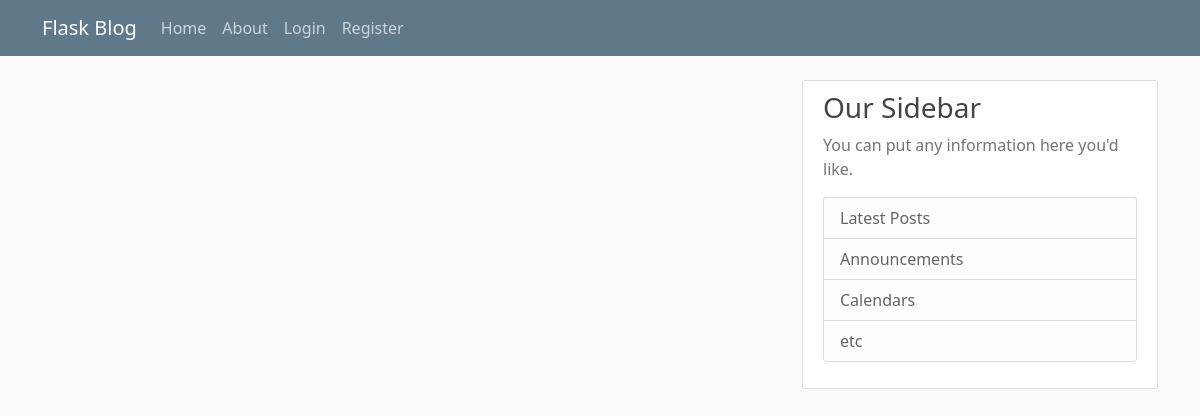
Page /home on the earlier database version.
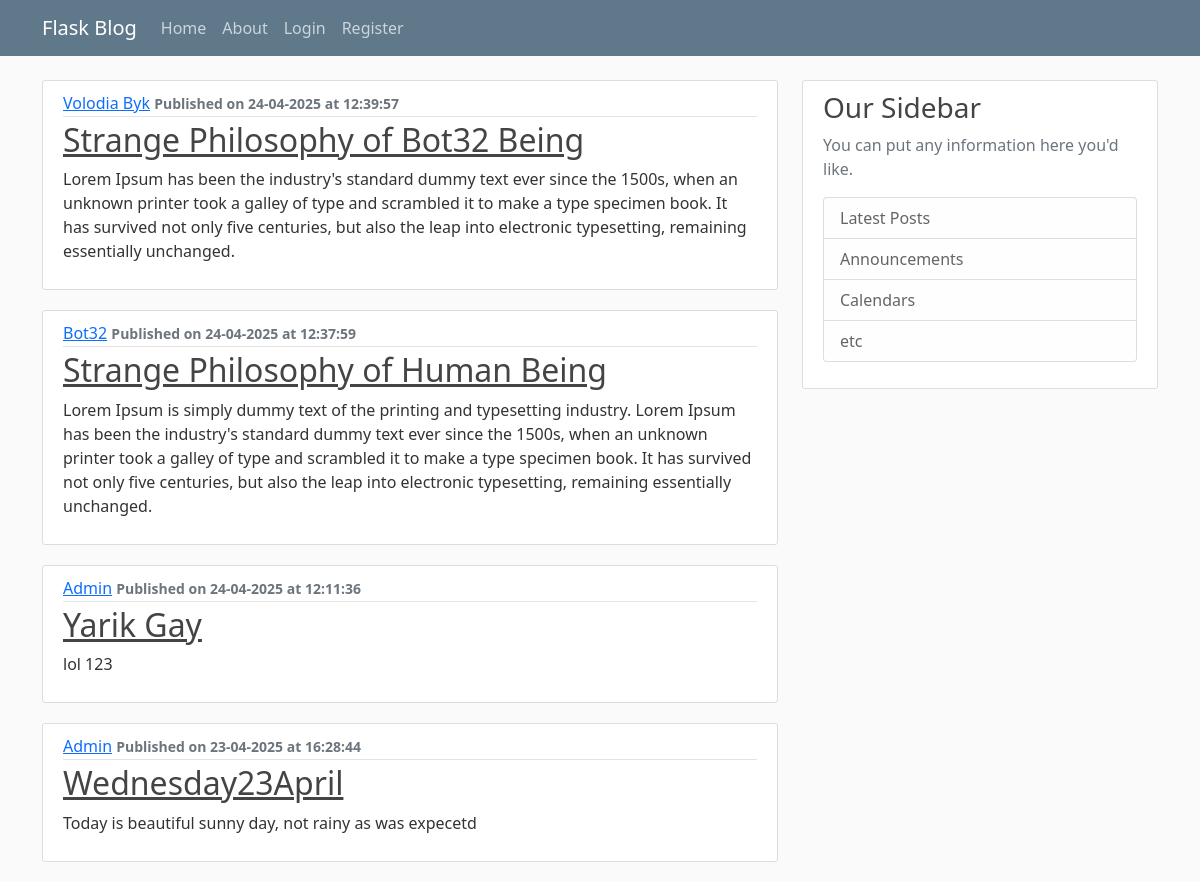
Same page on the later database version.
### flaskstart/models.py (models this page shows, shortened)
class Post(db.Model):
    id = db.Column(db.Integer, primary_key=True)
    title = db.Column(db.String(100), nullable=False)
    date_posted = db.Column(db.DateTime, nullable=False, default=datetime.utcnow)
    content = db.Column(db.Text, nullable=False)
    user_id = db.Column(db.Integer, db.ForeignKey('user.id'), nullable=False)

class User(db.Model, UserMixin):
    id = db.Column(db.Integer, primary_key=True)
    username = db.Column(db.String(20), unique=True, nullable=False)
    email = db.Column(db.String(120), unique=True, nullable=False)
    image_file = db.Column(db.String(20), nullable=False, default='default.jpg')
    password = db.Column(db.String(60), nullable=False)
    posts = db.relationship('Post', backref='author', lazy=True)

### flaskstart/routes.py (the view)
@app.route("/") # декоратор, в цьому випадку реєструє маршрут на головну сторінку, після чого виконує клас/ф-цію знизу
@app.route("/home") # ще один декоратор, з іншим шляхом але веде на цю ж саму сторінку
def home():
    picturesRead = Support.query.all()
    posts = Post.query.order_by(Post.date_posted.desc()).all()
    form = UpdateAccountForm()
    if form.validate_on_submit():
        if form.picture.data:
            picture_file = save_picture_text(form.picture.data)
            current_user.image_file = picture_file
    return render_template("home.html", postsRead=posts, picturesRead=picturesRead)

### flaskstart/templates/home.html
{% extends "layout.html" %}
{% block content %}
    {% for post in postsRead %}
        <article class="media content-section">
            <div class="media-body">
                <div class="article-metadata">
                    <a class="mr-2" href="#">{{ post.author.username }}</a>
                    <small class="text-muted"><b>{{ post.date_posted.strftime('Published on %d-%m-%Y at %H:%M:%S') }}</b></small>
                </div>
                <h2><a class="article-title" href="#">{{ post.title }}</a></h2>
                <p class="article-content">{{ post.content }}</p>
            </div>
        </article>
    {% endfor %}
{% endblock content %}

### flaskstart/templates/layout.html (shortened to what this page needs)
<!DOCTYPE html>
<html>
    <head>
        <link href="https://cdn.jsdelivr.net/npm/bootstrap@5.0.2/dist/css/bootstrap.min.css" rel="stylesheet">
        <link rel="stylesheet" type="text/css" href="{{ url_for('static', filename='main.css') }}">
        <link rel="stylesheet" type="text/css" href="{{ url_for('static', filename='admin_panel.css') }}">
    </head>
    <body>
        <header class="site-header">
            <nav class="navbar navbar-expand-md navbar-dark bg-steel fixed-top">
              <div class="container">
                <a class="navbar-brand mr-4" href="/">Flask Blog</a>
                <div class="collapse navbar-collapse" id="navbarToggle">
                  <div class="navbar-nav mr-auto">
                    <a class="nav-item nav-link" href="{{ url_for('home') }}">Home</a>
                    <a class="nav-item nav-link" href="{{ url_for('about') }}">About</a>
                  </div>
                  <div class="navbar-nav">
                    {% if current_user.is_authenticated %}
                      <a class="nav-item nav-link" href="{{ url_for('account') }}">Account</a>
                      <a class="nav-item nav-link" href="{{ url_for('logout') }}">Log Out </a>
                      <a class="nav-item nav-link" href="{{ url_for('support') }}">Support</a>
                      <a class="nav-item nav-link" href="{{ url_for('new_post') }}">New Post</a>
                      {% if current_user.is_authenticated and  current_user.email == "admin@gmail.com"%}
                        <a class="nav-item nav-link" href="{{ url_for('admin_panel') }}">Admin Panel</a>
                      {% endif %}
                    {% else %}
                      <a class="nav-item nav-link" href="{{ url_for('login') }}">Login</a>
                      <a class="nav-item nav-link" href="{{ url_for('register') }}">Register</a>
                    {% endif %}
                  </div>
                </div>
              </div>
            </nav>
          </header>
          <main role="main" class="container">
            <div class="row">
              <div class="col-md-8">
                  {% block content %}{% endblock %}
              </div>
              <div class="col-md-4">
                <div class="content-section">
                  <h3>Our Sidebar</h3>
                  <p class='text-muted'>You can put any information here you'd like.
                    <ul class="list-group">
                      <li class="list-group-item list-group-item-light">Latest Posts</li>
                      <li class="list-group-item list-group-item-light">Announcements</li>
                      <li class="list-group-item list-group-item-light">Calendars</li>
                      <li class="list-group-item list-group-item-light">etc</li>
                    </ul>
                  </p>
                </div>
              </div>
            </div>
          </main>
    </body>
</html>

### flaskstart/static/main.css (style rules this page uses)
body { background: #fafafa; color: #333333; margin-top: 5rem; }
h1, h2, h3, h4, h5, h6 { color: #444444; }
.bg-steel { background-color: #5f788a; }
.site-header .navbar-nav .nav-link { color: #cbd5db; }
.content-section { background: #ffffff; padding: 10px 20px; border: 1px solid #dddddd; border-radius: 3px; margin-bottom: 20px; }
.article-title { color: #444444; }
.article-content { white-space: pre-line; }
.article-metadata { padding-bottom: 1px; margin-bottom: 4px; border-bottom: 1px solid #e3e3e3 }

Differences in the rows shown:
added Post: author.username "Volodia Byk", date_posted "Published on 24-04-2025 at 12:39:57", title "Strange Philosophy of Bot32 Being", content "Lorem Ipsum has been the industry's standard dummy text ever since the 1500s, when an unknown printer took a galley of type and scrambled it to make a type specimen book. It has survived not only five centuries, but also the leap into electronic typesetting, remaining essentially unchanged."
added Post: author.username "Bot32", date_posted "Published on 24-04-2025 at 12:37:59", title "Strange Philosophy of Human Being", content "Lorem Ipsum is simply dummy text of the printing and typesetting industry. Lorem Ipsum has been the industry's standard dummy text ever since the 1500s, when an unknown printer took a galley of type and scrambled it to make a type specimen book. It has survived not only five centuries, but also the leap into electronic typesetting, remaining essentially unchanged."
added Post: author.username "Admin", date_posted "Published on 24-04-2025 at 12:11:36", title "Yarik Gay", content "lol 123"
added Post: author.username "Admin", date_posted "Published on 23-04-2025 at 16:28:44", title "Wednesday23April", content "Today is beautiful sunny day, not rainy as was expecetd"
